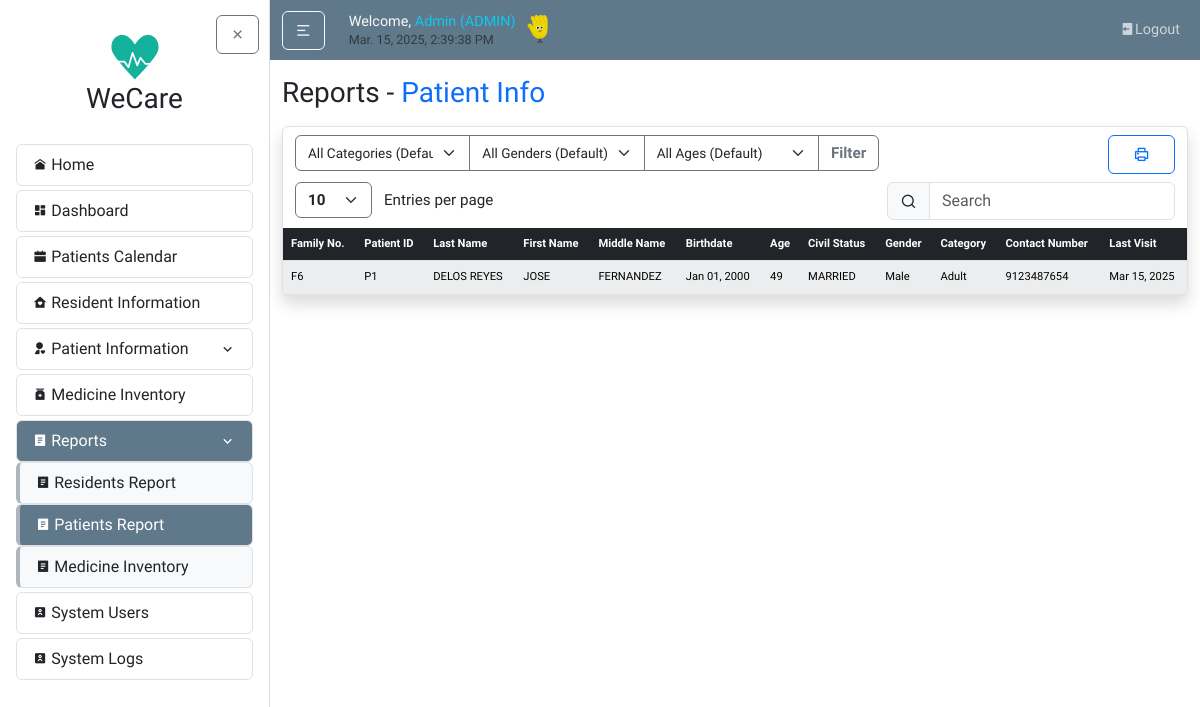
Page /reports/patientInfo/ (signed in) on the committed database.
### users/models.py (models this page shows, shortened)
class UserProfile(models.Model):
    USER_TYPE_CHOICES = [
        ('BHW', 'Barangay Health Worker'),
        ('BRGY-STAFF', 'Barangay Staff'),
        ('DOCTOR', 'Doctor'),
        ('ADMIN', 'Admin'),
        ('ROOT', 'Root'),
    ]
    STATUS_CHOICES = [
        ('ACTIVE', 'Active'),
        ('INACTIVE', 'Inactive'),
    ]
    user = models.OneToOneField(User, on_delete=models.CASCADE)
    userrole = models.CharField(max_length=10, choices=USER_TYPE_CHOICES, default='BHW')
    status = models.CharField(max_length=8, choices=STATUS_CHOICES, default='ACTIVE')
    created_by = models.ForeignKey(User, related_name='created_user_profiles', on_delete=models.SET_NULL, null=True, blank=True)

### patientInfo/models.py (models this page shows, shortened)
class Patient(models.Model):
    patientID = models.CharField(max_length=10, unique=True, editable=False, default="P0")
    resident = models.OneToOneField(Resident, on_delete=models.CASCADE)
    @property
    def last_visit_date(self):
        latest_record = self.medical_records.order_by('-last_visited').first()
        return latest_record.last_visited if latest_record else None

class MedicalRecord(models.Model):
    patient = models.ForeignKey(Patient, on_delete=models.CASCADE, related_name="medical_records")
    concern = models.CharField(max_length=255)
    description = models.TextField(null=True, blank=True)
    last_visited = models.DateField()

### residentInfo/models.py (models this page shows, shortened)
class Resident(models.Model):
    id = models.CharField(max_length=10, primary_key=True, editable=False)
    family = models.ForeignKey(Family, on_delete=models.CASCADE, related_name='residents', null=True)
    last_name = models.CharField(max_length=100, default="--")
    first_name = models.CharField(max_length=100, default="--")
    middle_name = models.CharField(max_length=100, blank=True, null=True, default="--")
    relationship_to_head = models.CharField(max_length=50, default="--")
    birthdate = models.DateField(default=datetime.date(2000, 1, 1))
    age = models.PositiveIntegerField(default=0)
    civil_status = models.CharField(max_length=50, default="--")
    gender = models.CharField(max_length=20, choices=GENDER_CHOICES, default="Male")
    category = models.CharField(max_length=20, choices=CATEGORY_CHOICES, default='N/A')
    present_address = models.CharField(max_length=255, default="--")
    contact_number = models.CharField(max_length=20, default="--")
    date_updated = models.DateTimeField(auto_now=True)

class Family(models.Model):
    family_no = models.CharField(max_length=10, primary_key=True, editable=False)
    date_updated = models.DateTimeField(auto_now=True)

### users/decorators.py (the view)
        def wrapper(request, *args, **kwargs):
            try:
                profile = request.user.userprofile
                if profile.userrole == 'ADMIN' or profile.userrole in allowed_roles:
                    return view_func(request, *args, **kwargs)
                else:
                    messages.warning(
                        request,
                        f"You don't have permission to access the {module_name} module."
                    )
                    return redirect('home')
            except UserProfile.DoesNotExist:
                messages.warning(
                    request,
                    f"Complete your profile to access the {module_name} module."
                )
                return redirect('home')

### reports/views.py (called while the page is built, shortened)
@login_required
@role_required(['ADMIN', 'BHW', 'DOCTOR'], 'Medicine Record')
def patientInfoReport(request):
    category = request.GET.get('category', '')
    gender = request.GET.get('gender', '')
    street = request.GET.get('street', '')
    age_group = request.GET.get('age', '')
    patients = Patient.objects.select_related('resident').all()
    if category:
        patients = patients.filter(resident__category=category)
    if gender:
        patients = patients.filter(resident__gender=gender)
    if street:
        patients = patients.filter(resident__present_address__icontains=street)
    patients = patients.order_by('patientID')
    return render(request, 'reports/patientInfoReport.html', {'patients': patients})

### reports/templates/reports/patientInfoReport.html (shortened to what this page needs)
{% extends "home/layout.html" %}
{% load static %}
{% block body %}
<h3 class="mb-3">Reports - <span class="text-primary">Patient Info</span></h3>
<article class="content-section border rounded p-0 shadow">
    <div class="container">
      <div class="row mt-2">
        <div class="col-auto">
          <form method="get" action="">
            <div class="input-group">
                <select name="category" class="form-select border-secondary" style="cursor: pointer; vertical-align: middle; font-size: calc(0.7rem + 0.2vw);">
                  <option value="" {% if not request.GET.category %}selected{% endif %}>All Categories (Default)</option>
                </select>
                <select name="gender" class="form-select border-secondary" style="cursor: pointer; vertical-align: middle; font-size: calc(0.7rem + 0.2vw);">
                  <option value="" {% if not request.GET.gender %}selected{% endif %}>All Genders (Default)</option>
                </select>
                <select name="age" class="form-select border-secondary" style="cursor: pointer; vertical-align: middle; font-size: calc(0.7rem + 0.2vw);">
                    <option value="" {% if not request.GET.age %}selected{% endif %}>All Ages (Default)</option>
                </select>
                <button type="submit" class="btn btn-outline-secondary fw-bold" style="font-size: calc(0.8rem + 0.2vw);">Filter</button>
            </div>
          </form>
        </div>
        <div class="col-md-auto ms-sm-auto">
            <div class="d-flex gap-2 mt-3 mt-sm-0">
                <button class="btn btn-outline-primary btn-block px-4" onclick="printTable()">
                  <i class="ri-printer-line"></i>
                </button>
            </div>
        </div>
      </div>
      <div class="row mt-2">
        <div class="col-auto">
          <select id="customEntries" class="form-select d-inline w-auto border-secondary fw-bold" style="font-size: calc(0.8rem + 0.2vw); cursor: pointer; vertical-align: middle;">
            <option value="10">10</option>
          </select>
          <span class="d-inline ms-2" style="font-size: calc(0.8rem + 0.2vw); vertical-align: middle;">Entries per page</span>
        </div>
        <div class="col-auto ms-auto">
          <div class="input-group input-group-merge">
              <span class="input-group-text"><i class="ri-search-line"></i></span>
              <input type="text" id="searchBar" class="form-control" placeholder="Search" aria-label="Search">
          </div>
        </div>
      </div>
    </div>
    <div class="table-responsive mt-2">
        <table id="dataTable" class="table table-light table-hover table-striped text-center m-0 projectTables">
        <thead class="table-dark">
          <tr>
            <th class="text-start">Family No.</th>
            <th class="text-start">Patient ID</th>
            <th class="text-start">Last Name</th>
            <th class="text-start">First Name</th>
            <th class="text-start">Middle Name</th>
            <th class="text-start">Birthdate</th>
            <th class="text-start">Age</th>
            <th class="text-start">Civil Status</th>
            <th class="text-start">Gender</th>
            <th class="text-start">Category</th>
            <th class="text-start">Contact Number</th>
            <th class="text-start">Last Visit</th>
          </tr>
        </thead>
        <tbody>
            {% for patient in patients %}
            <tr>
                <td class="text-start">{{ patient.resident.family.family_no }}</td>
                <td class="text-start">{{ patient.patientID }}</td>
                <td class="text-start">{{ patient.resident.last_name }}</td>
                <td class="text-start">{{ patient.resident.first_name }}</td>
                <td class="text-start">{{ patient.resident.middle_name }}</td>
                <td class="text-start">{{ patient.resident.birthdate|date:"M d, Y" }}</td>
                <td class="text-start">{{ patient.resident.age }}</td>
                <td class="text-start">{{ patient.resident.civil_status }}</td>
                <td class="text-start">{{ patient.resident.gender }}</td>
                <td class="text-start">{{ patient.resident.category }}</td>
                <td class="text-start">{{ patient.resident.contact_number }}</td>
                <td class="text-start">
                  {% if patient.last_visit_date %}
                    {{ patient.last_visit_date|date:"M d, Y" }}
                  {% else %}
                    --
                  {% endif %}
                </td>
            </tr>
            {% endfor %}
        </tbody>
        </table>
    </div>
</article>
{% endblock body %}

### home/templates/home/layout.html (shortened to what this page needs)
{% load static %}
<!DOCTYPE html>
<html lang="en">
<head>
  <link rel="stylesheet" type="text/css" href="{% static 'home/main.css' %}">
  <link href="https://cdn.jsdelivr.net/npm/bootstrap@5.3.3/dist/css/bootstrap.min.css" rel="stylesheet">
  <link rel="stylesheet" href="https://cdnjs.cloudflare.com/ajax/libs/remixicon/4.6.0/remixicon.css">
  <link rel="stylesheet" href="//cdn.datatables.net/2.2.2/css/dataTables.dataTables.min.css">
  <link rel="stylesheet" href="https://cdn.jsdelivr.net/npm/flatpickr/dist/flatpickr.min.css">
</head>
<body>
  {% include "home/sidebar.html" %}
    <div id="content-wrapper" class="flex-grow-1">
      <header class="site-header">
        <nav class="navbar navbar-expand-md navbar-dark bg-steel">
          <div class="container">
            <div class="navbar-nav align-items-xl-center">
              <button id="sidebarToggle" class="btn btn-outline-light me-3 my-auto">
                <i class="ri-menu-2-line"></i>
              </button>
            </div>
            <div class="ms-2 me-auto">
              <h5 class="d-flex align-items-end gap-1 mb-1">
                  <span class="text-light nav-font">
                      {% if user.is_authenticated %}Welcome, <span class="text-info">{{ request.user }} ({{ request.user.userprofile.userrole }})</span> <br>{% endif %}
                      <small id="clock" class="my-auto text-muted text-light"></small>
                  </span>
                  <span><img src="{% static 'home/images/hand.gif' %}" alt="" style="height: 2em; width: auto; vertical-align: middle;"></span>
              </h5>
            </div>
            <div class="navbar-nav ms-auto nav-font">
              {% if user.is_authenticated %}
                <a class="nav-item nav-link" href="{% url "logout" %}"><i class="ri-logout-box-fill "></i>Logout</a>
              {% endif %}
            </div>
          </div>
        </nav>
      </header>
      <main id="main-content" role="main" class="container mt-3">
          <div class="row">
            <div class="col">
              {% block body %}{% endblock %}
            </div>
          </div>
      </main>
    </div>
  </div>
</body>
</html>

### home/static/home/main.css (style rules this page uses)
body { background: #fafafa; color: #333333; font-family: 'Varela Round', sans-serif!important; }
h1, h2, h3, h4, h5, h6 { color: #444444; font-size: calc(1rem + 0.8vw); margin-bottom: 1rem; }
.bg-steel { background-color: #5f788a; }
.site-header { position: sticky; top: 0; z-index: 1000; }
.navbar-nav { flex-wrap: wrap; gap: 0.5rem; }
.navbar-nav .nav-link { color: #cbd5db; transition: color 0.2s ease; }
.nav-font { font-size: clamp(0.7rem, 1.2vw, 1rem); }
.content-section { background: #ffffff; padding: 1.25rem; border: 1px solid #dddddd; border-radius: 0.5rem; margin-bottom: 1.5rem; }
#content-wrapper { flex: 1; overflow-y: auto; height: 100vh; }
.projectTables { font-size: calc(0.55rem + 0.2vw); margin-bottom: 0; }
.projectTables th, .projectTables td { padding: calc(5px + 0.2vw) calc(8px + 0.2vw); vertical-align: middle; border-color: #dee2e6; text-align: center; }
.projectTables thead th { font-weight: 600; }
button, input[type="submit"] { margin-top: 10px; }
.container { max-width: 1490px!important; }
html { scroll-behavior: smooth; }

### rows in the picture
Patient: resident.family.family_no "F6", patientID "P1", resident.last_name "DELOS REYES", resident.first_name "JOSE", resident.middle_name "FERNANDEZ", resident.birthdate "Jan 01, 2000", resident.age "49", resident.civil_status "MARRIED", resident.gender "Male", resident.category "Adult", resident.contact_number "9123487654", last_visit_date "Mar 15, 2025"

### other values in the picture
{{ request.user }} "Admin"
{{ request.user.userprofile.userrole }} "ADMIN"
